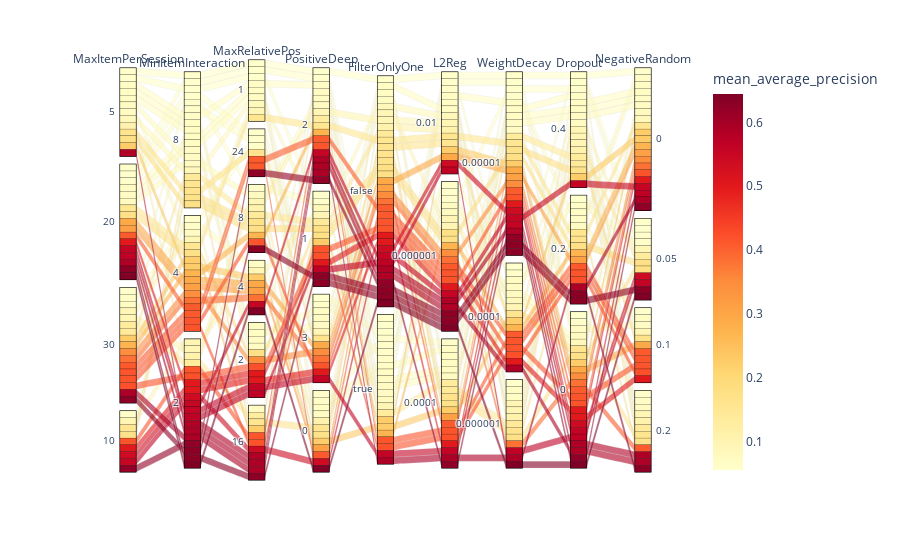

Notebook cell for this chart:
### Code cell
import plotly.express as px

columns = {
    'data_frames_preparation_extra_params.max_itens_per_session_y': 'MaxItemPerSession',
    'data_frames_preparation_extra_params.min_itens_interactions_y': 'MinItemInteraction',
    'data_frames_preparation_extra_params.max_relative_pos_y': 'MaxRelativePos',
    'data_frames_preparation_extra_params.pos_max_deep_y': "PositiveDeep",
    'data_frames_preparation_extra_params.filter_first_interaction_y': "FilterOnlyOne",
    'loss_function_params.l2_reg_y': 'L2Reg',
    'optimizer_params.weight_decay_y': "WeightDecay",
    'recommender_extra_params.dropout_y': "Dropout",
    'recommender_extra_params.negative_random_y': "NegativeRandom"
}

# df = df.sort_values(['data_frames_preparation_extra_params.max_itens_per_session_y', 
#                      'data_frames_preparation_extra_params.max_relative_pos_y',
#                      'data_frames_preparation_extra_params.pos_max_deep_y',
#                      'data_frames_preparation_extra_params.filter_first_interaction_y'])

fig = px.parallel_categories(df, dimensions=list(columns.keys()),
                color="mean_average_precision", 
                color_continuous_scale=px.colors.sequential.YlOrRd,
                labels=columns)
fig.show()

### Figure 1 — Plotly figure (JSON) as saved in the notebook; plotly's stock layout.template omitted (floating-point values rounded to 4 significant figures)
{"data": [{"dimensions": [{"label": "MaxItemPerSession", "values": [5, 20, 5, 20, 30, 20, 10, 5, 30, 5, 5, 30, 20, 20, 5, 5, 20, 5, 30, 10, 30, 5, 30, 30, 20, 10, 5, 10, 5, 20, 30, 5, 30, 20, 20, 30, 30, 20, 30, 10, 30, 30, 30, 20, 10, 10, 10, 20, 20, 5, 20, 30, 10, 30, 20, 20]}, {"label": "MinItemInteraction", "values": [8, 8, 8, 8, 8, 8, 4, 8, 4, 8, 8, 8, 8, 8, 8, 4, 8, 8, 4, 2, 2, 2, 2, 8, 4, 8, 8, 8, 8, 4, 4, 4, 4, 4, 4, 4, 4, 4, 4, 2, 4, 4, 2, 2, 2, 2, 2, 2, 2, 2, 2, 2, 2, 2, 2, 2]}, {"label": "MaxRelativePos", "values": [1, 1, 1, 24, 8, 24, 24, 1, 4, 2, 2, 1, 1, 2, 2, 16, 8, 1, 1, 4, 8, 8, 16, 8, 1, 16, 24, 8, 8, 2, 16, 4, 8, 4, 4, 2, 4, 24, 24, 16, 8, 16, 2, 2, 2, 16, 4, 2, 2, 16, 16, 16, 24, 8, 16, 4]}, {"label": "PositiveDeep", "values": [2, 2, 1, 3, 1, 0, 3, 2, 0, 0, 3, 0, 3, 2, 3, 2, 2, 1, 3, 1, 2, 0, 2, 1, 2, 0, 3, 0, 1, 1, 1, 0, 2, 3, 0, 3, 3, 2, 0, 2, 3, 1, 1, 1, 3, 0, 2, 3, 1, 2, 2, 2, 2, 1, 1, 0]}, {"label": "FilterOnlyOne", "values": [false, true, true, true, true, true, true, true, true, true, false, false, false, true, true, true, true, false, false, true, false, false, true, false, false, false, false, false, false, false, true, true, true, false, false, false, false, false, false, true, false, false, true, false, false, false, false, true, false, false, false, true, false, false, false, false]}, {"label": "L2Reg", "values": [0.01, 1e-06, 1e-06, 0.01, 0.0001, 1e-06, 0.01, 0.01, 0.0001, 0.01, 0.01, 0.0001, 0.0001, 0.0001, 0.0001, 1e-06, 1e-06, 0.01, 1e-06, 1e-06, 0.01, 0.01, 0.0001, 0.0001, 0.01, 0.01, 0.0001, 0.0001, 1e-06, 1e-06, 0.01, 0.0001, 1e-06, 0.01, 0.0001, 1e-06, 1e-06, 0.0001, 1e-06, 0.0001, 1e-06, 1e-06, 0.0001, 1e-06, 0.0001, 0.01, 1e-06, 0.0001, 0.01, 1e-06, 1e-06, 0.0001, 0.0001, 1e-06, 1e-06, 1e-06]}, {"label": "WeightDecay", "values": [1e-05, 0.0001, 1e-06, 1e-05, 1e-05, 1e-05, 0.0001, 1e-05, 1e-05, 1e-06, 1e-06, 1e-05, 0.0001, 1e-05, 1e-05, 0.0001, 0.0001, 0.0001, 1e-06, 0.0001, 1e-06, 1e-06, 1e-05, 1e-06, 1e-05, 0.0001, 1e-06, 1e-05, 1e-05, 1e-06, 1e-05, 0.0001, 0.0001, 1e-05, 1e-05, 1e-05, 1e-06, 1e-05, 0.0001, 0.0001, 0.0001, 1e-05, 0.0001, 0.0001, 1e-05, 1e-05, 1e-05, 1e-05, 1e-06, 1e-05, 0.0001, 1e-06, 1e-05, 1e-05, 1e-05, 1e-06]}, {"label": "Dropout", "values": [0.4, 0.4, 0.2, 0, 0.4, 0, 0.2, 0.2, 0.4, 0.2, 0.4, 0.4, 0.2, 0.4, 0, 0.4, 0, 0, 0.4, 0.4, 0.4, 0.4, 0.4, 0.4, 0.2, 0, 0.2, 0.4, 0.2, 0, 0, 0.4, 0.2, 0, 0.2, 0, 0, 0, 0.2, 0.2, 0, 0, 0.2, 0, 0, 0, 0.4, 0, 0, 0, 0, 0.2, 0, 0.2, 0.2, 0]}, {"label": "NegativeRandom", "values": [0, 0.05, 0.1, 0.05, 0.05, 0.2, 0.05, 0, 0.2, 0, 0, 0, 0.1, 0, 0.1, 0.2, 0, 0, 0.05, 0.2, 0.1, 0.2, 0.05, 0.2, 0, 0.2, 0.2, 0.1, 0.05, 0.05, 0, 0, 0, 0.1, 0, 0, 0, 0.2, 0.1, 0.1, 0.1, 0, 0.1, 0, 0.1, 0.05, 0, 0.05, 0, 0.2, 0.2, 0, 0, 0.2, 0.05, 0.05]}], "domain": {"x": [0, 1], "y": [0, 1]}, "line": {"color": [0.05609, 0.05695, 0.05708, 0.0579, 0.05824, 0.05941, 0.06169, 0.06725, 0.06841, 0.06903, 0.06909, 0.0692, 0.0703, 0.07178, 0.07264, 0.07297, 0.07626, 0.0847, 0.09331, 0.09372, 0.09548, 0.1097, 0.134, 0.1393, 0.1558, 0.1577, 0.163, 0.1695, 0.1727, 0.1756, 0.2273, 0.2283, 0.2718, 0.2938, 0.3095, 0.3473, 0.3825, 0.409, 0.4105, 0.4155, 0.4169, 0.4183, 0.4216, 0.4998, 0.5013, 0.5391, 0.5557, 0.5592, 0.5677, 0.5876, 0.5882, 0.5916, 0.6241, 0.6297, 0.6303, 0.6443], "coloraxis": "coloraxis"}, "name": "", "type": "parcats"}], "layout": {"coloraxis": {"colorbar": {"title": {"text": "mean_average_precision"}}, "colorscale": [[0, "rgb(255,255,204)"], [0.125, "rgb(255,237,160)"], [0.25, "rgb(254,217,118)"], [0.375, "rgb(254,178,76)"], [0.5, "rgb(253,141,60)"], [0.625, "rgb(252,78,42)"], [0.75, "rgb(227,26,28)"], [0.875, "rgb(189,0,38)"], [1, "rgb(128,0,38)"]]}, "legend": {"tracegroupgap": 0}, "margin": {"t": 60}}}
